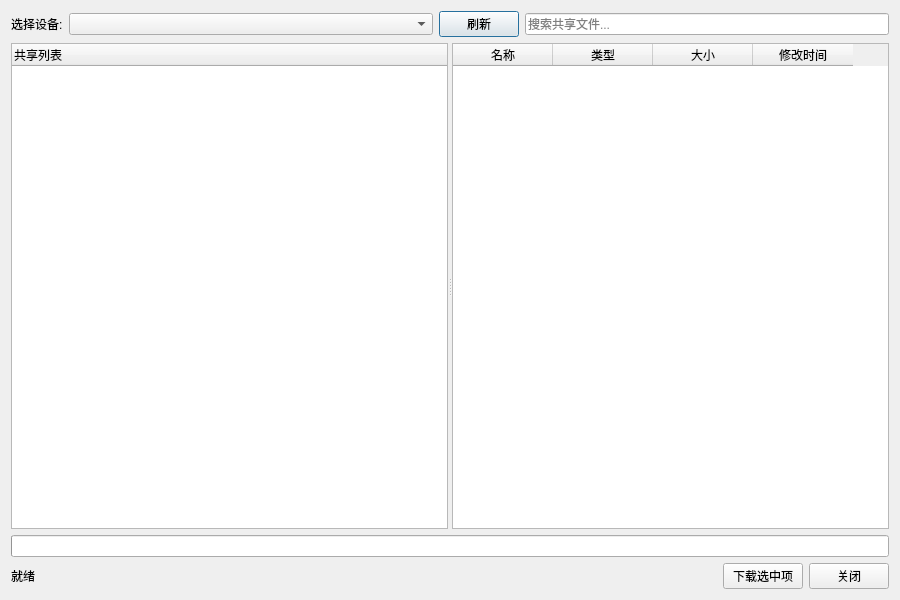
<?xml version="1.0" encoding="UTF-8"?>
<ui version="4.0">
 <class>BrowseShareDialog</class>
 <widget class="QDialog" name="BrowseShareDialog">
  <property name="geometry">
   <rect>
    <x>0</x>
    <y>0</y>
    <width>900</width>
    <height>600</height>
   </rect>
  </property>
  <property name="windowTitle">
   <string>浏览网络共享</string>
  </property>
  <property name="windowIcon">
   <iconset resource="../res.qrc">
    <normaloff>:/img/list.png</normaloff>:/img/list.png</iconset>
  </property>
  <layout class="QVBoxLayout" name="verticalLayout">
   <item>
    <layout class="QHBoxLayout" name="topLayout">
     <item>
      <widget class="QLabel" name="deviceLabel">
       <property name="text">
        <string>选择设备:</string>
       </property>
      </widget>
     </item>
     <item>
      <widget class="QComboBox" name="deviceComboBox">
       <property name="sizePolicy">
        <sizepolicy hsizetype="Expanding" vsizetype="Fixed">
         <horstretch>0</horstretch>
         <verstretch>0</verstretch>
        </sizepolicy>
       </property>
      </widget>
     </item>
     <item>
      <widget class="QPushButton" name="refreshButton">
       <property name="text">
        <string>刷新</string>
       </property>
       <property name="icon">
        <iconset resource="../res.qrc">
         <normaloff>:/img/refresh.png</normaloff>:/img/refresh.png</iconset>
       </property>
      </widget>
     </item>
     <item>
      <widget class="QLineEdit" name="searchLineEdit">
       <property name="placeholderText">
        <string>搜索共享文件...</string>
       </property>
      </widget>
     </item>
    </layout>
   </item>
   <item>
    <widget class="QSplitter" name="splitter">
     <property name="orientation">
      <enum>Qt::Horizontal</enum>
     </property>
     <widget class="QTreeWidget" name="shareTreeWidget">
      <property name="minimumSize">
       <size>
        <width>250</width>
        <height>0</height>
       </size>
      </property>
      <column>
       <property name="text">
        <string>共享列表</string>
       </property>
      </column>
     </widget>
     <widget class="QTableWidget" name="fileTableWidget">
      <property name="alternatingRowColors">
       <bool>true</bool>
      </property>
      <property name="selectionMode">
       <enum>QAbstractItemView::ExtendedSelection</enum>
      </property>
      <property name="selectionBehavior">
       <enum>QAbstractItemView::SelectRows</enum>
      </property>
      <column>
       <property name="text">
        <string>名称</string>
       </property>
      </column>
      <column>
       <property name="text">
        <string>类型</string>
       </property>
      </column>
      <column>
       <property name="text">
        <string>大小</string>
       </property>
      </column>
      <column>
       <property name="text">
        <string>修改时间</string>
       </property>
      </column>
     </widget>
    </widget>
   </item>
   <item>
    <widget class="QProgressBar" name="progressBar">
     <property name="visible">
      <bool>false</bool>
     </property>
    </widget>
   </item>
   <item>
    <layout class="QHBoxLayout" name="bottomLayout">
     <item>
      <widget class="QLabel" name="statusLabel">
       <property name="text">
        <string>就绪</string>
       </property>
      </widget>
     </item>
     <item>
      <spacer name="horizontalSpacer">
       <property name="orientation">
        <enum>Qt::Horizontal</enum>
       </property>
       <property name="sizeHint" stdset="0">
        <size>
         <width>40</width>
         <height>20</height>
        </size>
       </property>
      </spacer>
     </item>
     <item>
      <widget class="QPushButton" name="downloadButton">
       <property name="text">
        <string>下载选中项</string>
       </property>
       <property name="icon">
        <iconset>
         <normaloff>:/img/download.png</normaloff>:/img/download.png</iconset>
       </property>
      </widget>
     </item>
     <item>
      <widget class="QPushButton" name="closeButton">
       <property name="text">
        <string>关闭</string>
       </property>
      </widget>
     </item>
    </layout>
   </item>
  </layout>
 </widget>
 <resources>
  <include location="../res.qrc"/>
 </resources>
 <connections>
  <connection>
   <sender>closeButton</sender>
   <signal>clicked()</signal>
   <receiver>BrowseShareDialog</receiver>
   <slot>close()</slot>
   <hints>
    <hint type="sourcelabel">
     <x>449</x>
     <y>579</y>
    </hint>
    <hint type="destinationlabel">
     <x>449</x>
     <y>299</y>
    </hint>
   </hints>
  </connection>
 </connections>
</ui>
